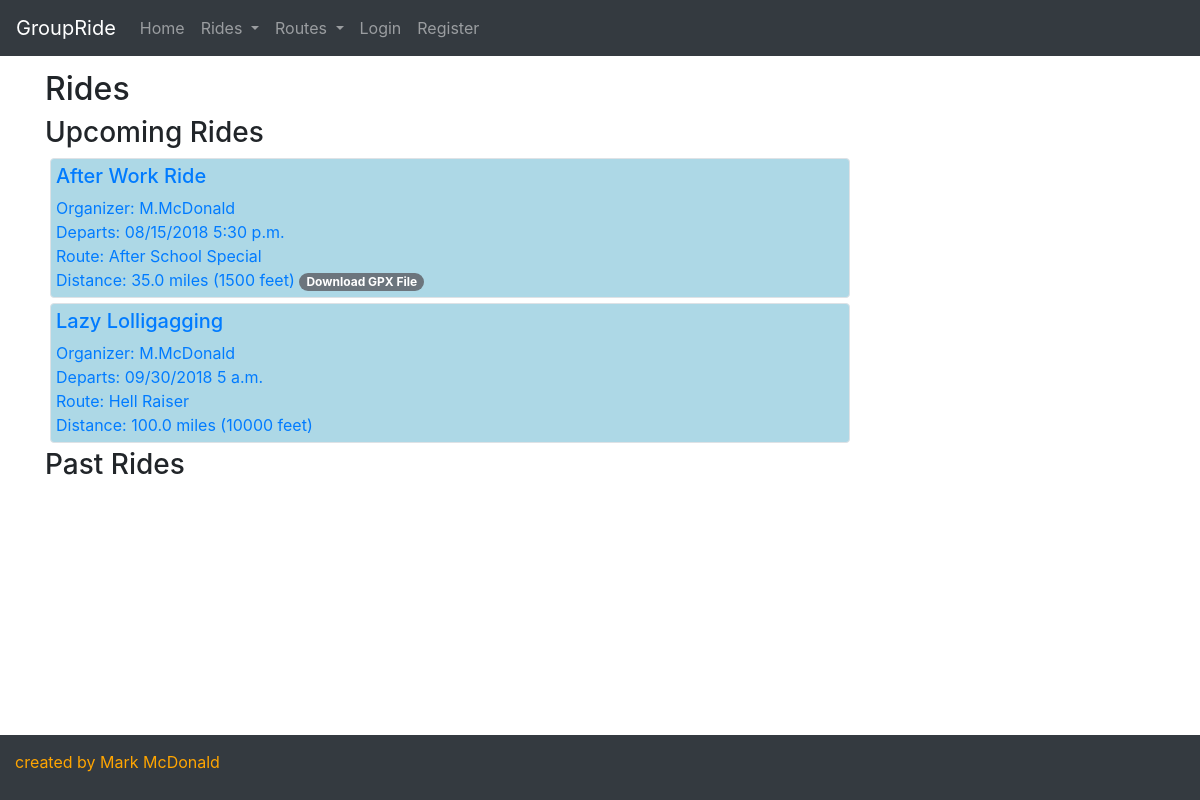
Screenshot of /rides/ with the database file from the repository.
### groupride/models.py (models this page shows, shortened)
class Ride(models.Model):
    created_by = models.ForeignKey(User, on_delete = models.SET_NULL, blank = True, null = True, related_name = "created_rides")
    created_on = models.DateTimeField(auto_now_add = True, editable = False, blank = False)
    ride_name = models.CharField(max_length = 256, blank = True, null = True)
    ride_date = models.DateTimeField(editable = True, blank = False, null = False)
    private = models.BooleanField(default = False)
    route = models.ForeignKey(Route, on_delete = models.SET_NULL, blank = True, null = True, related_name = "rides")
    confirmed_riders = models.ManyToManyField(User, related_name = "confirmed_ride")
    invited_riders = models.ManyToManyField(User, related_name = "invited_ride")
    comments = models.ManyToManyField(Comment, blank = True)

class Route(models.Model):
    created_by = models.ForeignKey(User, on_delete = models.SET_NULL, blank = True, null = True, related_name = "created_routes")
    created_on = models.DateTimeField(auto_now_add = True, editable = False, blank = False)
    route_name = models.CharField(max_length = 256, blank = True, null = True)
    miles = models.DecimalField(max_digits = 6, decimal_places = 1, blank = True, null = True)
    vertical_feet = models.IntegerField(blank = True, null = True)
    origin = models.CharField(max_length = 64, blank = True, null = True)
    reviews = models.ManyToManyField(Review, blank = True)
    gpxfile = models.FileField(blank = True, null = True)

### groupride/views.py (the view)
# urls.py: path("rides/", views.rides, name="rides"),
def rides(request):
    upcoming_rides = Ride.objects.filter(ride_date__gte = datetime.now()).order_by('ride_date')
    past_rides = Ride.objects.filter(ride_date__lt = datetime.now()).order_by('ride_date').reverse()
    context = {
        'upcoming_rides': upcoming_rides,
        'past_rides': past_rides,
        }
    return render(request, "groupride/rides.html", context)

### groupride/templates/groupride/rides.html (shortened to what this page needs)
{% extends 'groupride/template.html' %}
{% block body %}
  <div class="container">
    <h2>Rides</h2>
    <div class="panel-group">
    <h3>Upcoming Rides</h3>
    {% for ride in upcoming_rides %}
      {% if ride.private is True and user in ride.invited_riders.all or ride.private is not True %}
        <a href="/ride/{{ride.id}}">
          <div class="ride_header border rounded" style="min-width: 20rem; max-width: 50rem">
            <div>
              <h5>{{ride.ride_name}}
              </h5>
              <div>Organizer: {{ride.created_by.first_name|slice:":1" }}.{{ride.created_by.last_name}} </div>
            </div>
            <div>
              <span class="">Departs: {{ ride.ride_date|date:"SHORT_DATE_FORMAT" }} {{ ride.ride_date|time:"TIME_FORMAT" }} </span>
            </div>
            <a href="/route/{{ride.route.id}}">
              <div>Route: {{ride.route.route_name}}</div>
              <div>
                <span class="">Distance: {{ride.route.miles}} miles </span>
                <span class="">({{ride.route.vertical_feet}} feet)</span>
            </a>
                {% if ride.route.gpxfile %}
                  <a href={{ride.route.gpxfile}} download>
                    <span class="badge badge-pill badge-secondary">Download GPX File</span>
                  </a>
                {% endif %}
              </div>
          </div>
      {% endif %}
    {% endfor %}
    <div class="panel-group">
    <h3>Past Rides</h3>
    </div>
{% endblock %}

### groupride/static/groupride/styles.css (style rules this page uses)
body { margin-top: 70px; margin-bottom: 7vh; }
.ride_header { padding: 5px; margin: 5px; background-color: lightblue; }

### rows the page displays
Ride: ride_name "After Work Ride", created_by.first_name "M", created_by.last_name "McDonald", ride_date "08/15/2018", ride_date "5:30 p.m.", route.route_name "After School Special", route.miles "35.0", route.vertical_feet "1500"
Ride: ride_name "Lazy Lolligagging", created_by.first_name "M", created_by.last_name "McDonald", ride_date "09/30/2018", ride_date "5 a.m.", route.route_name "Hell Raiser", route.miles "100.0", route.vertical_feet "10000"
